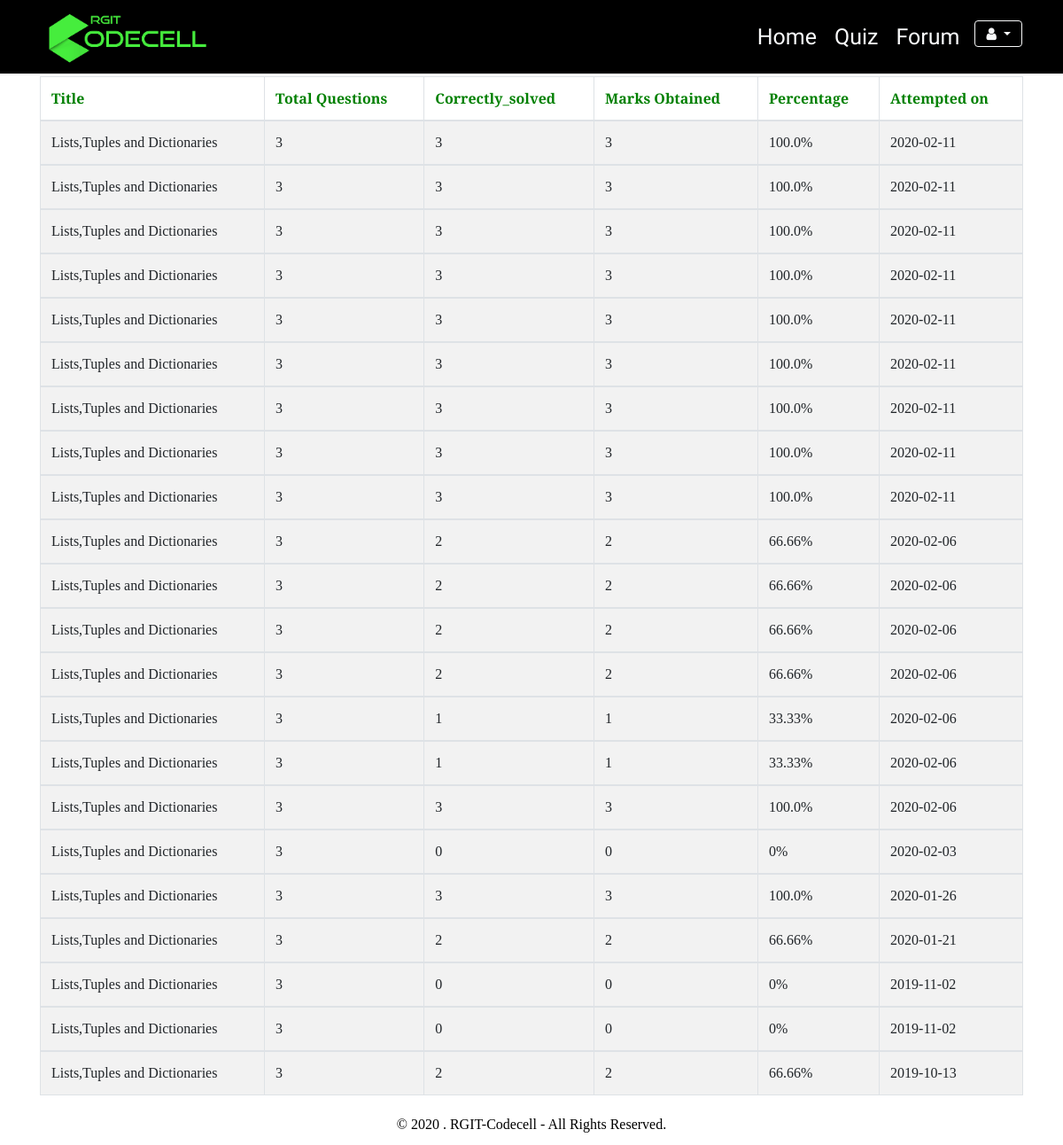
/quiz/progress/ (signed in), run on the app's committed database.
### Quiz/models.py (models this page shows, shortened)
class Quiz(models.Model):
    title = models.CharField(verbose_name= "Title", max_length = 50, blank = False)
    description = models.TextField(verbose_name = "Description", blank = True, help_text = "Quiz description")
    level = models.CharField(verbose_name = "Level", help_text = "Level of difficultly", max_length = 15,default = 'Easy',choices = (('Hard','Hard'),('Intermediate','Intermediate'),('Easy','Easy')))
    url = models.SlugField(max_length = 60, blank = False, help_text = "A user friendly url", verbose_name = "User Friendly Url")
    category = models.ForeignKey(Category, null = False, blank = True, verbose_name = "Category", on_delete = models.CASCADE)
    random_order = models.BooleanField(blank = False, default = True, verbose_name = "Random Order", help_text = "Display the questions in Random Order ?")
    max_questions = models.PositiveIntegerField(blank = False, null = False, default = 1, verbose_name = "Max_questions", help_text = "Number of questions to be displayed on each attempt")
    single_attempt = models.BooleanField(blank = False, default = False, help_text = "If selected, user will be allowed only one attempt for this quiz", verbose_name = "Single Attempt")
    pass_mark = models.PositiveSmallIntegerField(blank = True, default = 0, verbose_name = "Passing Marks", help_text = "Percentage required to pass", validators = [MaxValueValidator(100)])
    success_text = models.TextField(blank = True, help_text = "Displayed if user passes.", verbose_name = "Success Text")
    fail_text = models.TextField(blank = True, help_text = "Displayed if user fails", verbose_name = "Fail Text")
    draft = models.BooleanField(blank = True, default = False, verbose_name = "Draft", help_text = "Quiz won't be available to student if this is selected, only for internal assessment this quiz will be available")
    class Meta:
        verbose_name = "Quiz"
        verbose_name_plural = "Quizzes"
    def total_marks(self):
        return sum(map(lambda x: x.marks,Question.objects.all().filter(quiz = self)))

class Progress(models.Model):
    student = models.ForeignKey(User, null = False, blank = False, verbose_name = "Student", on_delete = models.CASCADE)
    quiz = models.ForeignKey(Quiz, null = False, blank = False, verbose_name = "Quiz", on_delete = models.CASCADE)
    attempted_on = models.DateTimeField(auto_now_add = True, verbose_name = "Attempted Quiz on ")
    Questions_attempted = models.PositiveSmallIntegerField(blank = False, null = False, verbose_name = "Question Attempted", default = 0)
    Questions_correct = models.PositiveSmallIntegerField(blank = False, null = False, verbose_name = "Questions Correctly answered", default = 0)
    marks = models.PositiveSmallIntegerField(blank = False, null = False, verbose_name = "Marks Scored", default = 0)
    class Meta:
        verbose_name = "Progress of Student"

### Quiz/views.py (the view)
# urls.py: path('progress/',views.user_progress,name = 'quiz_progress'),
@login_required
def user_progress(request):
    if request.user.student.paid == False:
        return HttpResponseRedirect(reverse('payment'))
    quiz = []
    progress = Progress.objects.all().filter(student = request.user).order_by('-attempted_on')
    i = 0
    for j in progress:
        context = []
        context.append(j.quiz.title)
        context.append(len(Question.objects.all().filter(quiz = j.quiz)))
        context.append(j.Questions_correct)
        context.append(j.marks)
        if j.marks is 0:
            context.append(0)
        else:
            context.append(str(j.marks/j.quiz.total_marks()*100)[:5])
        context.append(j.attempted_on.date().__str__())
        quiz.append(context)
        i += 1
    return render(request,'Quiz/progress.html',{"Quiz": quiz})

### Quiz/templates/Quiz/progress.html (shortened to what this page needs)
{% extends "Accounts/base.html" %}
{% load static %}
{% block content %}
<div class="container">
  {% if  Quiz %}
      <center><h1 >Progress on each Quiz.</h1></center>
      <div class ="table-responsive">
      <table class="table table-bordered table-striped table-hover">
          <thead>
            <tr>
              <th style="color: green;">Title</th>
              <th style="color: green;">Total Questions</th>
              <th style="color: green;">Correctly_solved</th>
              <th style="color: green;">Marks Obtained</th>
              <th style="color: green;">Percentage</th>
              <th style="color: green;">Attempted on </th>
            </tr>
          </thead>
      {% for name,total_question,correct,marks,percentage,date in Quiz %}
          <tbody>
              <tr>
                <td >{{ name }}</td>
                <td >{{ total_question }}</td>
                <td >{{ correct }}</td>
                <td >{{ marks }}</td>
                <td >{{ percentage }}%</td>
                <td >{{ date }}</td>
              </tr>
          </tbody>
      {% endfor %}
      </table>
      </div>
  {% else %}
      <h1 > You haven't attempted any quiz yet.</h1>
  {% endif %}
  </div>
  {% endblock %}

### Accounts/templates/Accounts/base.html (shortened to what this page needs)
{% load static %}
<!DOCTYPE html>
<html>
<head>
    <link rel="stylesheet" href="https://maxcdn.bootstrapcdn.com/bootstrap/4.3.1/css/bootstrap.min.css">
    <link rel="stylesheet" href="https://use.fontawesome.com/releases/v5.4.1/css/all.css">
    <link rel="stylesheet" href="https://cdnjs.cloudflare.com/ajax/libs/bootstrap-social/5.1.1/bootstrap-social.css">
    <link href='https://maxcdn.bootstrapcdn.com/font-awesome/4.6.3/css/font-awesome.min.css' rel='stylesheet' type='text/css'>
    <link rel="stylesheet" href="{% static 'Accounts/styles.css' %}" media="screen" />
    <link rel="stylesheet" href="{% static 'Accounts/team/assets/css/styles.css' %}">
    <link rel="stylesheet" href="{% static 'Accounts/team/assets/css/Team-with-rotating-cards.css' %}">
</head>
{% if user.is_authenticated %}
<header id="header">
    <div id="navBar" class="container-fluid navbar-default fixed-top" >
      <nav class="navbar navbar-expand-sm ">
        <div class="container-fluid">
           <a class="logo" href="{% url 'home' %}"><img src="{% static 'Accounts/assets/CodeCellLogo Neon.png' %}" width="200px;" alt=""></a>
          <div class="collapse navbar-collapse text-center" id="navbarContent" >
            <ul class="navbar-nav ml-auto ">
              <li class="nav-item">
                <a class="nav-link text-light " href="{% url 'home' %}" style="font-size: 25px;padding-left: 10px;padding-right: 10px;">Home</a>
              </li>
              <li class="nav-item">
                <a class="nav-link text-light" href="{% url 'quiz_category_list_all' %}" style="font-size: 25px;padding-left: 10px;padding-right: 10px;"> Quiz</a>
              </li>
              <li class="nav-item">
                <a class="nav-link text-light" href="{% url 'forum_home' %}" style="font-size: 25px;padding-left: 10px;padding-right: 10px"> Forum</a>
              </li>
                          <li><div  style="padding-left: 07px; padding-top: 08px;;" class="dropdown">
                <button type="button" class="btn btn-outline-light dropdown-toggle fa fa-user" data-toggle="dropdown">
                </button>
              </div></li>
            </ul>
          </div>
        </div>
      </nav>
    </div>
  </header>
{%  endif %}
{% block content %}
{% endblock %}
    <div class="footer2">
      <p align="center"><small style="color: black">© <span id="date"></span>. RGIT-Codecell - All Rights Reserved.</small></p>
    </div>

### Accounts/static/Accounts/styles.css (style rules this page uses)
html { scroll-behavior: smooth; }
p { font-size: 20px; }
h1 { font-size: 5vmax; color: white; }

### Accounts/templates/Accounts/base.html (style rules this page uses)
#navBar { font-family: 'Nanum Gothic Coding', monospace; }
.navbar-default { max-width:100%; background-color: #000; border: 0; }
.footer2 { position: relative; left: 0; bottom: 0; width: 100%; background-color: white; color: black; text-align: center; font-size: 8; }

### data on the page
Quiz: Quiz "Lists,Tuples and Dictionaries" "Lists,Tuples and Dictionaries" "Lists,Tuples and Dictionaries" "Lists,Tuples and Dictionaries" "Lists,Tuples and Dictionaries" "Lists,Tuples and Dictionaries" "Lists,Tuples and Dictionaries" "Lists,Tuples and Dictionaries" "Lists,Tuples and Dictionaries" "Lists,Tuples and Dictionaries" "Lists,Tuples and Dictionaries" "Lists,Tuples and Dictionaries" "Lists,Tuples and Dictionaries" "Lists,Tuples and Dictionaries" "Lists,Tuples and Dictionaries" "Lists,Tuples and Dictionaries" "Lists,Tuples and Dictionaries" "Lists,Tuples and Dictionaries" "Lists,Tuples and Dictionaries" "Lists,Tuples and Dictionaries" "Lists,Tuples and Dictionaries"
Progress: title "Lists,Tuples and Dictionaries", Questions_attempted "3", correct "0", marks "0", percentage "0", attempted_on "2020-02-03"

### other printed values
{{ total_question }} "3" "3" "3" "3" "3" "3" "3" "3" "3" "3" "3" "3" "3" "3" "3" "3" "3" "3" "3" "3" "3"
{{ correct }} "3" "3" "3" "3" "3" "3" "3" "3" "3" "2" "2" "2" "2" "1" "1" "3" "3" "2" "0" "0" "2"
{{ marks }} "3" "3" "3" "3" "3" "3" "3" "3" "3" "2" "2" "2" "2" "1" "1" "3" "3" "2" "0" "0" "2"
{{ percentage }} "100.0" "100.0" "100.0" "100.0" "100.0" "100.0" "100.0" "100.0" "100.0" "66.66" "66.66" "66.66" "66.66" "33.33" "33.33" "100.0" "100.0" "66.66" "0" "0" "66.66"
{{ date }} "2020-02-11" "2020-02-11" "2020-02-11" "2020-02-11" "2020-02-11" "2020-02-11" "2020-02-11" "2020-02-11" "2020-02-11" "2020-02-06" "2020-02-06" "2020-02-06" "2020-02-06" "2020-02-06" "2020-02-06" "2020-02-06" "2020-01-26" "2020-01-21" "2019-11-02" "2019-11-02" "2019-10-13"
